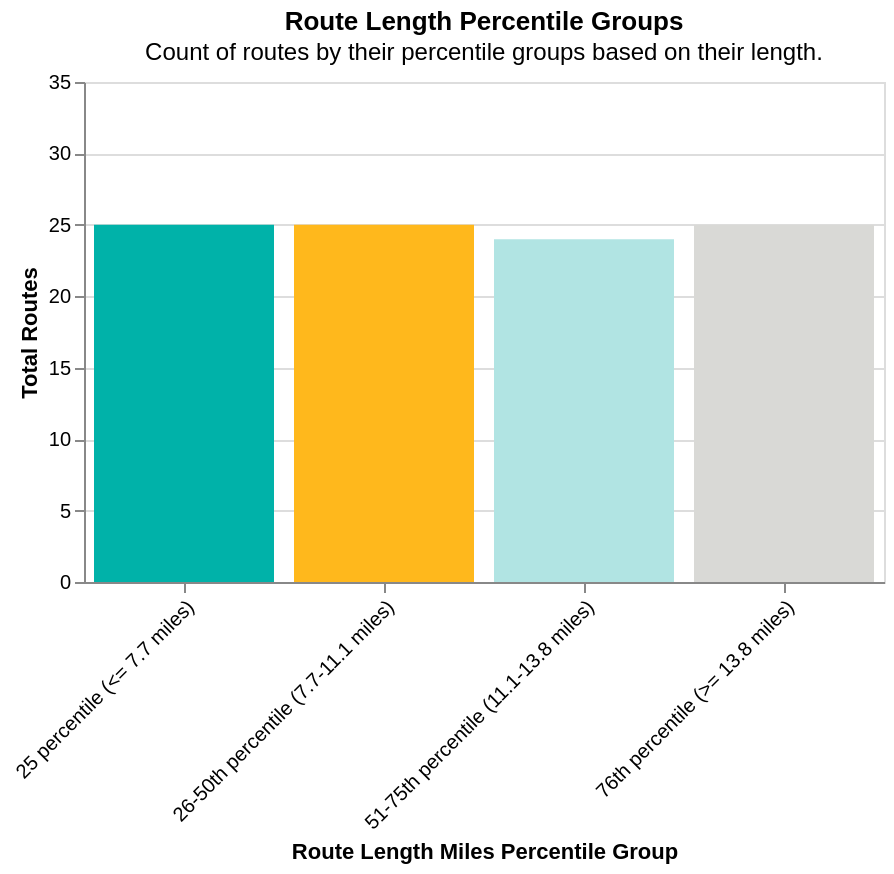

Here is the notebook cell this chart was saved with:
### Markdown cell above
## Route Length

### Code cell
try:
    display(utils.create_route_lengths(fct_monthly_route_df))
except:
    display(Markdown(f"""{analysis_name} doesn't have information on route lengths."""))

### Figure 1 — Vega-Lite specification as saved in the notebook (floating-point values rounded to 4 significant figures)
{"config": {"view": {"continuousWidth": 300, "continuousHeight": 300}}, "data": {"name": "data-bc0a5e77e7b0eec3caaa23ff615c3184"}, "mark": {"type": "bar"}, "encoding": {"color": {"field": "Route Length Miles Percentile Group", "legend": null, "scale": {"range": ["#00b2a9", "#ffb81c", "#b1e4e3", "#d9d9d6"]}, "title": "Route Length Miles Percentile Group", "type": "nominal"}, "tooltip": [{"field": "Route Length Miles Percentile Group", "type": "nominal"}, {"field": "Total Routes", "type": "quantitative"}], "x": {"axis": {"format": "", "labelAngle": -45}, "field": "Route Length Miles Percentile Group", "title": "Route Length Miles Percentile Group", "type": "nominal"}, "y": {"axis": {"values": [0, 5, 10, 15, 20, 25, 30, 35]}, "field": "Total Routes", "scale": {"domain": [0, 35], "nice": false}, "title": "Total Routes", "type": "quantitative"}}, "height": 250, "title": {"text": ["Route Length Percentile Groups"], "subtitle": ["Count of routes by their percentile groups based on their length."]}, "width": 400, "$schema": "https://vega.github.io/schema/vega-lite/v6.1.0.json", "datasets": {"data-bc0a5e77e7b0eec3caaa23ff615c3184": [{"Route Length Miles Percentile Group": "25 percentile (<= 7.7 miles)", "Total Routes": 25}, {"Route Length Miles Percentile Group": "26-50th percentile (7.7-11.1 miles)", "Total Routes": 25}, {"Route Length Miles Percentile Group": "51-75th percentile (11.1-13.8 miles)", "Total Routes": 24}, {"Route Length Miles Percentile Group": "76th percentile (>= 13.8 miles)", "Total Routes": 25}]}}
